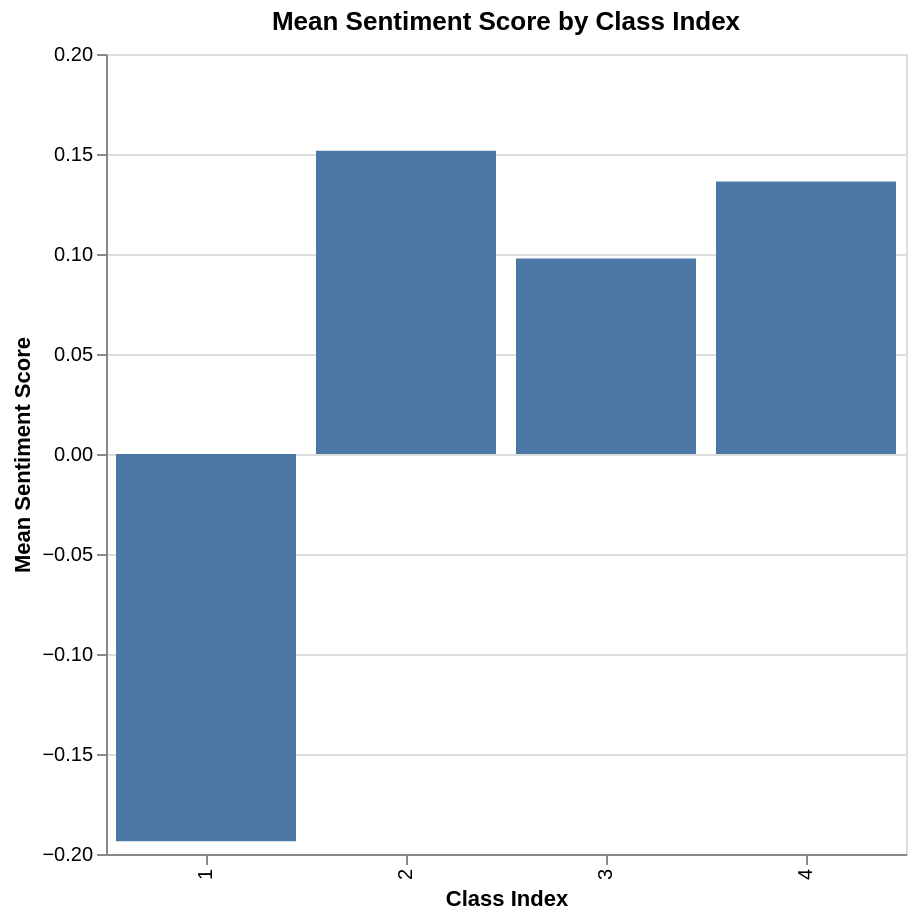

Write notebook code for a chart like this one.
### Markdown cell above
Visualize sentiment results with respect to class index.

Per Kaggle, the class index indicates the category of the news article: 1-World, 2-Sports, 3-Business, 4-Sci/Tech.

### Code cell
# Use the Altair library to create one visualization
import altair as alt

# Generate mean sentiment score with respect to the class indices.
# (1-World, 2-Sports, 3-Business, 4-Sci/Tech)
alt.Chart(df_output).mark_bar().encode(
    x=alt.X('Class Index:N', title='Class Index'),
    y=alt.Y('mean(sentiment_score):Q', title='Mean Sentiment Score')
).properties(
    width=400,
    height=400,
    title='Mean Sentiment Score by Class Index'
).interactive()

### Figure 1 — Vega specification as saved in the notebook (floating-point values rounded to 4 significant figures)
{"$schema": "https://vega.github.io/schema/vega/v5.json", "data": [{"name": "param_9_store"}, {"name": "source_0", "values": [{"Class Index": 3, "mean_sentiment_score": 0.09779}, {"Class Index": 4, "mean_sentiment_score": 0.1362}, {"Class Index": 2, "mean_sentiment_score": 0.1516}, {"Class Index": 1, "mean_sentiment_score": -0.1936}]}, {"name": "source_0_x_domain_Class Index", "values": [{"Class Index": 3}, {"Class Index": 4}, {"Class Index": 2}, {"Class Index": 1}]}, {"name": "source_0_y_domain_mean_sentiment_score", "values": [{"min": -0.1936, "max": 0.1516}]}], "signals": [{"name": "unit", "value": {}, "on": [{"events": "pointermove", "update": "isTuple(group()) ? group() : unit"}]}, {"name": "param_9", "update": "vlSelectionResolve(\"param_9_store\", \"union\")"}, {"name": "param_9_Class_Index", "on": [{"events": [{"source": "view", "type": "dblclick"}], "update": "null"}, {"events": {"signal": "param_9_translate_delta"}, "update": "panLinear(param_9_translate_anchor.extent_x, -param_9_translate_delta.x / width)"}, {"events": {"signal": "param_9_zoom_delta"}, "update": "zoomLinear(domain(\"x\"), param_9_zoom_anchor.x, param_9_zoom_delta)"}]}, {"name": "param_9_tuple", "on": [{"events": [{"signal": "param_9_Class_Index"}], "update": "param_9_Class_Index ? {unit: \"\", fields: param_9_tuple_fields, values: [param_9_Class_Index]} : null"}]}, {"name": "param_9_tuple_fields", "value": [{"field": "Class Index", "channel": "x", "type": "E"}]}, {"name": "param_9_translate_anchor", "value": {}, "on": [{"events": [{"source": "scope", "type": "pointerdown"}], "update": "{x: x(unit), y: y(unit), extent_x: domain(\"x\")}"}]}, {"name": "param_9_translate_delta", "value": {}, "on": [{"events": [{"source": "window", "between": [{"source": "scope", "type": "pointerdown"}, {"source": "window", "type": "pointerup"}], "consume": true, "type": "pointermove"}], "update": "{x: param_9_translate_anchor.x - x(unit), y: param_9_translate_anchor.y - y(unit)}"}]}, {"name": "param_9_zoom_anchor", "on": [{"events": [{"source": "scope", "type": "wheel", "consume": true}], "update": "{x: invert(\"x\", x(unit)), y: invert(\"y\", y(unit))}"}]}, {"name": "param_9_zoom_delta", "on": [{"events": [{"source": "scope", "type": "wheel", "consume": true}], "update": "pow(1.001, event.deltaY * pow(16, event.deltaMode))", "force": true}]}, {"name": "param_9_modify", "on": [{"events": {"signal": "param_9_tuple"}, "update": "modify(\"param_9_store\", param_9_tuple, true)"}]}], "marks": [{"type": "rect", "name": "marks", "from": {"data": "source_0"}, "encode": {"update": {"fill": {"value": "#4c78a8"}, "width": {"signal": "max(0.25, bandwidth('x'))"}, "y2": {"value": 0, "scale": "y"}, "y": {"field": "mean_sentiment_score", "scale": "y"}, "x": {"field": "Class Index", "scale": "x"}}}, "style": ["bar"], "interactive": true}], "scales": [{"name": "x", "type": "band", "domain": {"data": "source_0_x_domain_Class Index", "field": "Class Index", "sort": true}, "range": [0, {"signal": "width"}], "paddingInner": 0.1, "paddingOuter": 0.05}, {"name": "y", "type": "linear", "domain": [{"signal": "(data(\"source_0_y_domain_mean_sentiment_score\")[0] || {}).min"}, {"signal": "(data(\"source_0_y_domain_mean_sentiment_score\")[0] || {}).max"}], "range": [{"signal": "height"}, 0], "nice": true, "zero": true}], "axes": [{"scale": "y", "aria": false, "ticks": false, "orient": "left", "domain": false, "minExtent": 0, "labels": false, "grid": true, "gridScale": "x", "tickCount": {"signal": "ceil(height/40)"}, "maxExtent": 0, "zindex": 0}, {"scale": "x", "labelAngle": 270, "grid": false, "title": "Class Index", "labelBaseline": "middle", "zindex": 0, "orient": "bottom", "labelAlign": "right"}, {"scale": "y", "zindex": 0, "title": "Mean Sentiment Score", "orient": "left", "grid": false, "labelOverlap": true, "tickCount": {"signal": "ceil(height/40)"}}], "title": {"text": "Mean Sentiment Score by Class Index", "frame": "group"}, "style": "cell", "padding": 5, "height": 400, "width": 400, "background": "white"}
